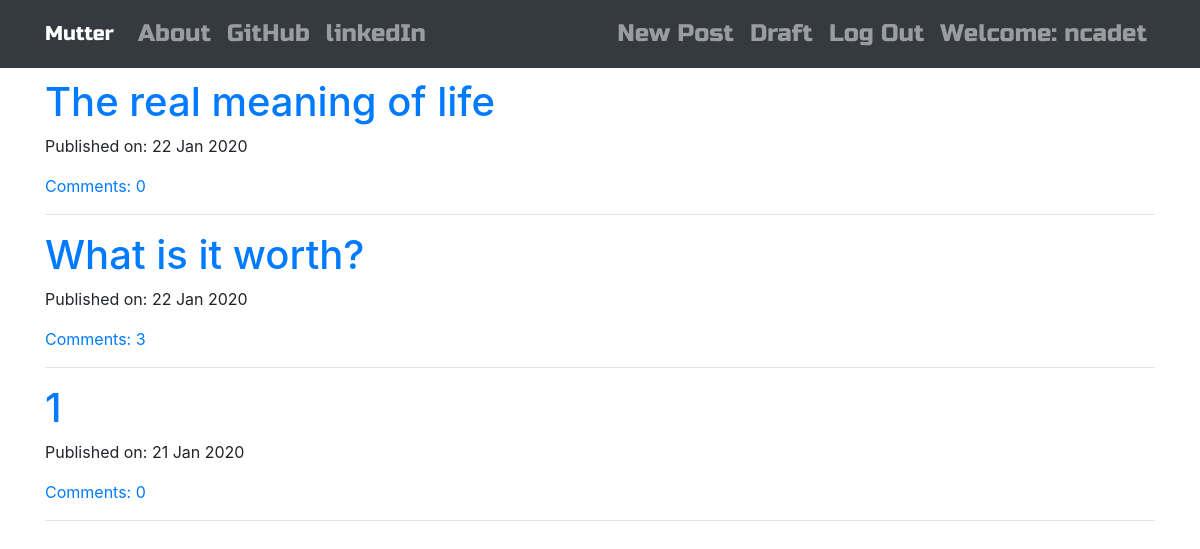
The app's page / (signed in) with its own data.
### blog/models.py (models this page shows, shortened)
class Post(models.Model):
    author = models.ForeignKey('auth.User', on_delete=models.CASCADE)
    title = models.CharField(max_length=200)
    text = models.TextField()
    create_date = models.DateTimeField(default=timezone.now)
    published_date = models.DateTimeField(blank=True, null=True)
    def approve_comments(self):
        return self.comments.filter(approved_comment=True)

### blog/views.py (the view)
# urls.py: path('', views.PostListView.as_view(), name='post_list'),
class PostListView(ListView):
    model = Post
    def get_queryset(self):
        return Post.objects.filter(published_date__lte=timezone.now()).order_by('-published_date')

### blog/templates/blog/post_list.html
{% extends "blog/base.html" %}
{% block body_block %}
    <div class="centerstage">
        {% for post in post_list %}
        <div class="post">
            <h1 class="loader"><a href="{% url 'post_detail' pk=post.pk %}">{{ post.title }}</a></h1>
            <div class="date">
                <p>Published on: {{ post.published_date|date:"d M Y" }}</p>
            </div>
            <a href="{% url 'post_detail' pk=post.pk %}">Comments: {{post.approve_comments.count }} </a>
        </div>
        <hr>
        {% empty %}
        <h1>No post yet!</h1>
        {% endfor %}
    </div>
{% endblock %}

### blog/templates/blog/base.html (shortened to what this page needs)
<!DOCTYPE html>
{% load staticfiles %}
<html lang="en">
<head>
    <link rel="stylesheet" href="https://stackpath.bootstrapcdn.com/bootstrap/4.4.1/css/bootstrap.min.css">
    <link rel="stylesheet" href="//cdn.jsdelivr.net/npm/medium-editor@latest/dist/css/medium-editor.min.css" type="text/css" media="screen" charset="utf-8">
    <link rel="stylesheet" href="{% static 'css/blog.css' %}">
</head>
<body>
    <nav class="navbar navbar-expand-lg navbar-dark bg-dark techfont custom-navbar">
        <div class="container">
            <a class="navbar-brand" href="{% url 'post_list' %}">Mutter</a>
            <ul class="nav navbar-nav mr-auto">
                <li class="nav-item"><a class="nav-link" href="{% url 'about' %}">About</a></li>
                <li class="nav-item"><a class="nav-link" href="https://www.github.com">GitHub</a></li class="nav-item">
                <li class="nav-item"><a class="nav-link" href="https://www.linkedin.com">linkedIn</a></li>
            </ul>
            <ul class="nav navbar-nav ml-auto">
                {% if user.is_authenticated %}
                <li class="nav-item">
                    <a class="nav-link" href="{% url 'post_new' %}">New Post</a class="nav-link">
                </li>
                <li class="nav-item">
                    <a class="nav-link" href="{% url 'post_draft_list' %}">Draft</a class="nav-link">
                </li>
                <li class="nav-item">
                    <a class="nav-link" href="{% url 'logout' %}">Log Out</a class="nav-link">
                </li>
                <li class="nav-item">
                    <a class="nav-link" href="#">Welcome: {{user.username}}</a class="nav-link">
                </li>
                {% endif %}
            </ul>
        </div>
    </nav>
    <div class="content container">
        <div class="row">
            <div class="col-md-8 col-lg-12">
                <div class="blog_posts">
                    {% block body_block %}
                    {% endblock %}
                </div>
            </div>
        </div>
    </div>
</body>
</html>

### blog/static/css/blog.css (style rules this page uses)
.techfont { font-family: 'Russo One', sans-serif; font-size: 1.5em; margin-bottom: 10px; }
.centerstage { margin-left: auto; margin-right: auto; }
.loader { filter:hue-rotate(0deg); color:linear-gradient(45deg,#0f8,#08f); animation:hue 10000ms infinite linear; }

### records on screen
Post: title "The real meaning of life", published_date "22 Jan 2020", approve_comments.count "0"
Post: title "What is it worth?", published_date "22 Jan 2020", approve_comments.count "3"
Post: title "1", published_date "21 Jan 2020", approve_comments.count "0"

### other values on screen
{{ user.username }} "ncadet"
